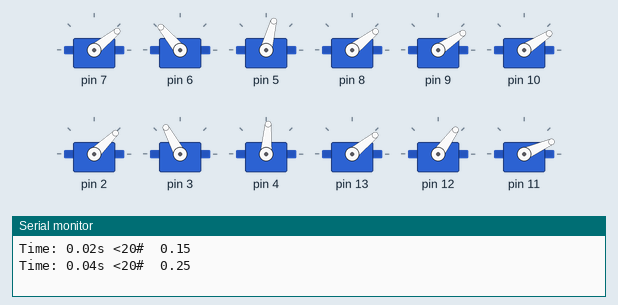
This sketch was run on a simulated Arduino Uno, built with avr-gcc and run on an emulated ATmega328P. Shown: 12 × servo, the last lines printed to the serial monitor.

Above: at 0.05 s.
At 0.2 s:
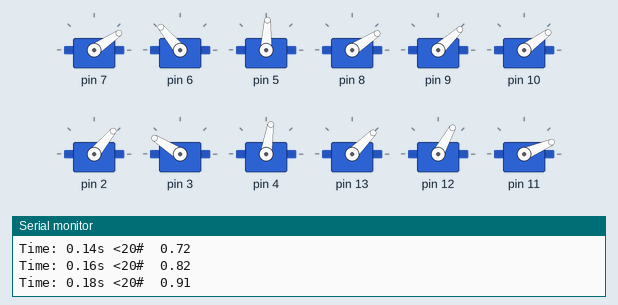
At 0.3 s:
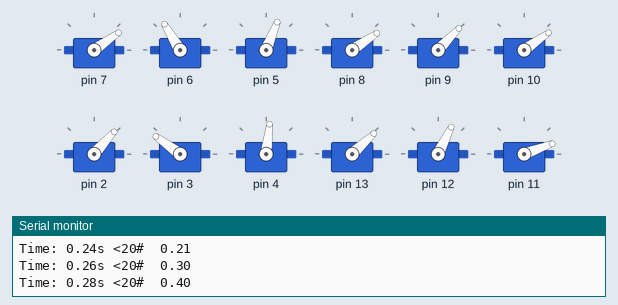
At 0.4 s:
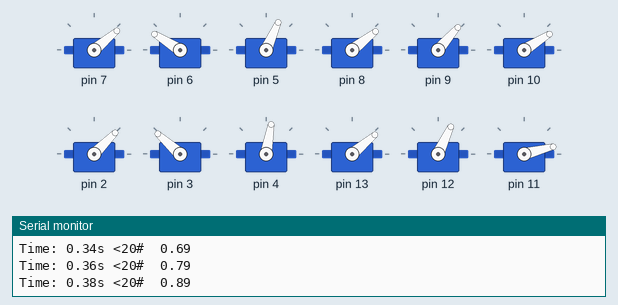
At 0.55 s:
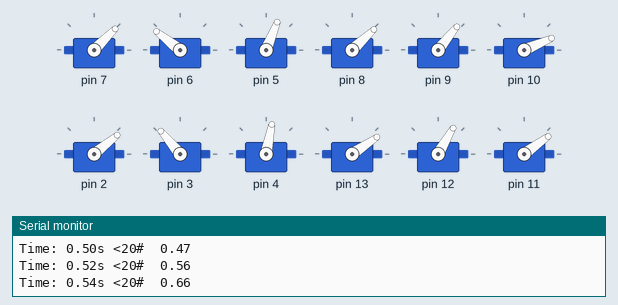
At 0.75 s:
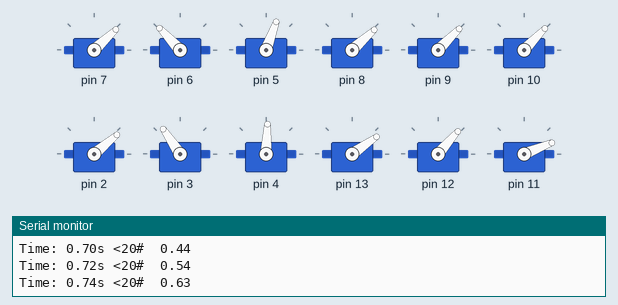
Timing chart, 0 to 3.0 s (numbered marks = the images above):
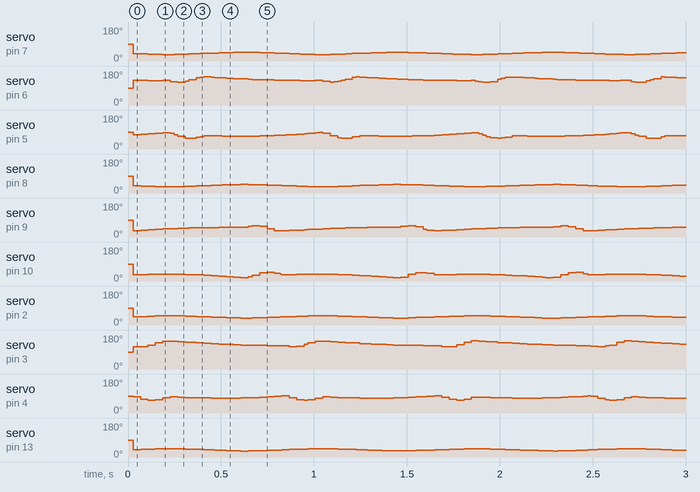

The sketch:

dog.ino
```cpp
#include <Servo.h>
#include <math.h>


#define L1 40
#define L2 100
#define L3 100
#define MAX_GAMMA 50
///VARIABLES SERVOMOTORES
#define MAX_SERVOS 12
#define MAX_PULSE 2500
#define MIN_PULSE 560
Servo Servos[MAX_SERVOS];


//VARIABLES PARA CONTROLAR EL TIEMPO
unsigned long previousMillis = 0;
const long interval = 20;
unsigned long loopTime;
unsigned long previousLooptime;
double t;

struct angles {
  double tetta;
  double alpha;
  double gamma;
};////vector
struct coordinates {
  double x4;
  double y4;
  double z4;
};
struct coordinates coord0;
struct coordinates step_coord;
struct coordinates coordFR;
struct coordinates coordFL;
struct coordinates coordBR;
struct coordinates coordBL;
int pulse0, pulse1, pulse2, pulse3, pulse4, pulse5, pulse6, pulse7, pulse8, pulse9, pulse10, pulse11;

char a;
int pulse;
float angle = 0;
float lateralGain;
double incremento;

void setup() {
  // put your setup code here, to run once:
  Serial.begin(115200);

  connectServos();
  coord0.x4 = -170;
  coord0.y4 = 30;
  coord0.z4 = -60;

  coordFR = coord0;
  coordFL = coord0;
  coordBR = coord0;
  coordBL = coord0;
}

void loop() {
  // put your main code here, to run repeatedly

  lateralGain = 20;//lateral inclination
  incremento = 0.0001;//speed up the loop.
  for (double i = 0 ; i <= 0.99 ; i = i + incremento) {//BR leg up
    unsigned long currentMillis = millis();
    if (currentMillis - previousMillis >= interval) {
      // save the last time you blinked the LED
      previousMillis = currentMillis;
      t = float(currentMillis) / 1000;
      /////////cuenta el tiempo que tarda el bucle en ejecutarse
      loopTime = currentMillis - previousLooptime;
      Serial.print("Time: ");
      Serial.print(t);
      Serial.print("s <");
      Serial.print(loopTime);
      Serial.print("#");
      Serial.print("\t");
      previousLooptime = currentMillis;
      Serial.print(i);Serial.println("\t");

      step_coord = _step(i , 'u');//BR
      coordBR.x4 =  coord0.x4 + step_coord.x4;
      coordBR.y4 =  coord0.y4 + lateralGain*i;
      coordBR.z4 =  coord0.z4 + step_coord.z4;

      step_coord = _step(i + 2 , 'd'); //FR
      coordFR.x4 =  coord0.x4 + step_coord.x4;
      coordFR.y4 =  coord0.y4 + lateralGain*i;
      coordFR.z4 =  coord0.z4 + step_coord.z4;

      step_coord = _step(i + 1, 'd');//BL
      coordBL.x4 =  coord0.x4 + step_coord.x4;
      coordBL.y4 =  coord0.y4 - lateralGain*i;
      coordBL.z4 =  coord0.z4 + step_coord.z4;

      step_coord = _step(i , 'd');//FL
      coordFL.x4 =  coord0.x4 + step_coord.x4;
      coordFL.y4 =  coord0.y4 - lateralGain*i;
      coordFL.z4 =  coord0.z4 + step_coord.z4;


      moveServos(coordFR, coordFL, coordBR, coordBL);
    }
  }
  for (double i = 0 ; i <= 0.99 ; i = i + incremento) {//FR leg up
    unsigned long currentMillis = millis();
    if (currentMillis - previousMillis >= interval) {
      // save the last time you blinked the LED
      previousMillis = currentMillis;
      t = float(currentMillis) / 1000;
      /////////cuenta el tiempo que tarda el bucle en ejecutarse
      loopTime = currentMillis - previousLooptime;
      Serial.print("Time: ");
      Serial.print(t);
      Serial.print("s <");
      Serial.print(loopTime);
      Serial.print("#");
      Serial.print("\t");
      previousLooptime = currentMillis;
      Serial.print(i);Serial.println("\t");

      step_coord = _step(i , 'd');//BR
      coordBR.x4 =  coord0.x4 + step_coord.x4;
      coordBR.y4 =  coord0.y4 + lateralGain*(1-i);
      coordBR.z4 =  coord0.z4 + step_coord.z4;

      step_coord = _step(i , 'u');//FR
      coordFR.x4 =  coord0.x4 + step_coord.x4;
      coordFR.y4 =  coord0.y4 + lateralGain*(1-i);
      coordFR.z4 =  coord0.z4 + step_coord.z4;

      step_coord = _step(i + 2 , 'd'); //BL
      coordBL.x4 =  coord0.x4 + step_coord.x4;
      coordBL.y4 =  coord0.y4 - lateralGain*(1-i);
      coordBL.z4 =  coord0.z4 + step_coord.z4;

      step_coord = _step(i + 1 , 'd');//FL
      coordFL.x4 =  coord0.x4 + step_coord.x4;
      coordFL.y4 =  coord0.y4 - lateralGain*(1-i);
      coordFL.z4 =  coord0.z4 + step_coord.z4;

      moveServos(coordFR, coordFL, coordBR, coordBL);
    }
  }
  for (double i = 0 ; i <= 0.99 ; i = i + incremento) {//BL leg up
    unsigned long currentMillis = millis();
    if (currentMillis - previousMillis >= interval) {
      // save the last time you blinked the LED
      previousMillis = currentMillis;
      t = float(currentMillis) / 1000;
      /////////cuenta el tiempo que tarda el bucle en ejecutarse
      loopTime = currentMillis - previousLooptime;
      Serial.print("Time: ");
      Serial.print(t);
      Serial.print("s <");
      Serial.print(loopTime);
      Serial.print("#");
      Serial.print("\t");
      previousLooptime = currentMillis;
      Serial.print(i);Serial.println("\t");

      step_coord = _step(i + 1 , 'd');//BR
      coordBR.x4 =  coord0.x4 + step_coord.x4;
      coordBR.y4 =  coord0.y4 - lateralGain*i;
      coordBR.z4 =  coord0.z4 + step_coord.z4;

      step_coord = _step(i , 'd');//FR
      coordFR.x4 =  coord0.x4 + step_coord.x4;
      coordFR.y4 =  coord0.y4 - lateralGain*i;
      coordFR.z4 =  coord0.z4 + step_coord.z4;

      step_coord = _step(i , 'u');//BL
      coordBL.x4 =  coord0.x4 + step_coord.x4;
      coordBL.y4 =  coord0.y4 + lateralGain*i;
      coordBL.z4 =  coord0.z4 + step_coord.z4;

      step_coord = _step(i + 2 , 'd'); //FL
      coordFL.x4 =  coord0.x4 + step_coord.x4;
      coordFL.y4 =  coord0.y4 + lateralGain*i;
      coordFL.z4 =  coord0.z4 + step_coord.z4;

      moveServos(coordFR, coordFL, coordBR, coordBL);
    }
  }
  for (double i = 0 ; i <= 0.99 ; i = i + incremento) {//FL leg up
    unsigned long currentMillis = millis();
    if (currentMillis - previousMillis >= interval) {
      // save the last time you blinked the LED
      previousMillis = currentMillis;
      t = float(currentMillis) / 1000;
      /////////cuenta el tiempo que tarda el bucle en ejecutarse
      loopTime = currentMillis - previousLooptime;
      Serial.print("Time: ");
      Serial.print(t);
      Serial.print("s <");
      Serial.print(loopTime);
      Serial.print("#");
      Serial.print("\t");
      previousLooptime = currentMillis;
      Serial.print(i);Serial.println("\t");

      step_coord = _step(i + 2 , 'd'); //BR
      coordBR.x4 =  coord0.x4 + step_coord.x4;
      coordBR.y4 =  coord0.y4 - lateralGain*(1-i);
      coordBR.z4 =  coord0.z4 + step_coord.z4;

      step_coord = _step(i + 1, 'd');//FR
      coordFR.x4 =  coord0.x4 + step_coord.x4;
      coordFR.y4 =  coord0.y4 - lateralGain*(1-i);
      coordFR.z4 =  coord0.z4 + step_coord.z4;

      step_coord = _step(i , 'd');//BL
      coordBL.x4 =  coord0.x4 + step_coord.x4;
      coordBL.y4 =  coord0.y4 + lateralGain*(1-i);
      coordBL.z4 =  coord0.z4 + step_coord.z4;

      step_coord = _step(i , 'u');//FL
      coordFL.x4 =  coord0.x4 + step_coord.x4;
      coordFL.y4 =  coord0.y4 + lateralGain*(1-i);
      coordFL.z4 =  coord0.z4 + step_coord.z4;

      moveServos(coordFR, coordFL, coordBR, coordBL);
    }
  }
}


void connectServos() {
  Servos[0].attach(7);//FR
  Servos[1].attach(6);//0=2500
  Servos[2].attach(5);

  Servos[3].attach(8);//FL
  Servos[4].attach(9);//0=550
  Servos[5].attach(10);

  Servos[6].attach(2);//BR
  Servos[7].attach(3);//0=2500
  Servos[8].attach(4);

  Servos[9].attach(13);//BL
  Servos[10].attach(12);//0=550
  Servos[11].attach(11);
}


struct coordinates _step( double t , char sig) {
  double x, y;
  float x0, x1, x2, x3, y0, y1, y2, y3;
  float L;
  struct coordinates coord;

  L = 80;
  if (sig == 'u') {
    //BEZIER CURVE WITH 4 POINTS
    x0 = 0;
    y0 = 0;

    x1 = -40;
    y1 = 20;

    x2 = 120;
    y2 = 20;

    x3 = 80;
    y3 = 0;

    coord.z4 = (1 - t) * ((1 - t) * ((1 - t) * x0 + t * x1) + t * ((1 - t) * x1 + t * x2)) +
               t * ((1 - t) * ((1 - t) * x1 + t * x2) + t * ((1 - t) * x2 + t * x3));
    coord.y4 = 0;
    coord.x4 = (1 - t) * ((1 - t) * ((1 - t) * y0 + t * y1) + t * ((1 - t) * y1 + t * y2)) +
               t * ((1 - t) * ((1 - t) * y1 + t * y2) + t * ((1 - t) * y2 + t * y3));
    return coord;

  }
  else if (sig == 'd') {

    coord.z4 = L - L * t / 3;
    coord.y4 = 0;
    coord.x4 = 0;
    return coord;
  }

}


int angleToPulse(double angle, int i) {
  double pulse;
  if (i == 0) {///////FR
    pulse = int(-10.822 * angle) + 925; //pos inicial
  }
  else if (i == 1) {
    pulse = int(-10.822 * angle) + 2350;
  }
  else if (i == 2) {
    pulse = int(-10.822 * angle) + 1000;
  }

  else if (i == 3) {//FL
    pulse = int(10.822 * angle) + 985;
  }
  else if (i == 4) {
    pulse = int(10.822 * angle) + 600;
  }
  else if (i == 5) {
    pulse = int(10.822 * angle) + 1150;
  }

  else if (i == 6) {//BR
    pulse = int(10.822 * angle) + 1025;
  }
  else if (i == 7) {
    pulse = int(-10.822 * angle) + 2325;
  }
  else if (i == 8) {
    pulse = int(-10.822 * angle) + 1100;
  }

  else if (i == 9) {//BL
    pulse = int(-10.822 * angle) + 900;
  }
  else if (i == 10) {
    pulse = int(10.822 * angle) + 710;
  }
  else if (i == 11) {
    pulse = int(10.822 * angle) + 1050;
  }
  return pulse;
}

//it was just for debuging, moving this can destabilize the robot
void keyboardInput() {
  if (Serial.available() > 0) {
    a = Serial.read();
    if (a == 'p') {
      coordFR.x4 = coordFR.x4 + 3;
      coordFL.x4 = coordFL.x4 + 3;
      coordBR.x4 = coordBR.x4 + 3;
      coordBL.x4 = coordBL.x4 + 3;
    }
    else if (a == 'o') {
      coordFR.x4 = coordFR.x4 - 3;
      coordFL.x4 = coordFL.x4 - 3;
      coordBR.x4 = coordBR.x4 - 3;
      coordBL.x4 = coordBL.x4 - 3;
    }

    if (a == 'a') {
      coordFR.z4 = coordFR.z4 + 3;
      coordFL.z4 = coordFL.z4 + 3;
      coordBR.z4 = coordBR.z4 + 3;
      coordBL.z4 = coordBL.z4 + 3;
    }
    else if (a == 's') {
      coordFR.z4 = coordFR.z4 - 3;
      coordFL.z4 = coordFL.z4 - 3;
      coordBR.z4 = coordBR.z4 - 3;
      coordBL.z4 = coordBL.z4 - 3;
    }
  }
}


int moveServos(struct coordinates coordFR , struct coordinates coordFL, struct coordinates coordBR, struct coordinates coordBL) { //  struct angles anglesFR;
  struct angles anglesFR;
  struct angles anglesFL;
  struct angles anglesBR;
  struct angles anglesBL;


  anglesFR = legFR(coordFR.x4 , coordFR.y4 , coordFR.z4);
  anglesFL = legFL(coordFL.x4 , coordFL.y4 , coordFL.z4);
  anglesBR = legBR(coordBR.x4 , coordBR.y4 , coordBR.z4);
  anglesBL = legBL(coordBL.x4 , coordBL.y4 , coordBL.z4);


  pulse0 = angleToPulse(anglesFR.tetta, 0);
  pulse1 = angleToPulse(anglesFR.alpha, 1);
  pulse2 = angleToPulse(anglesFR.gamma, 2);

  pulse3 = angleToPulse(anglesFL.tetta, 3);
  pulse4 = angleToPulse(anglesFL.alpha, 4);
  pulse5 = angleToPulse(anglesFL.gamma, 5);

  pulse6 = angleToPulse(anglesBR.tetta, 6);
  pulse7 = angleToPulse(anglesBR.alpha, 7);
  pulse8 = angleToPulse(anglesBR.gamma, 8);

  pulse9 = angleToPulse(anglesBL.tetta, 9);
  pulse10 = angleToPulse(anglesBL.alpha, 10);
  pulse11 = angleToPulse(anglesBL.gamma, 11);


  Servos[0].writeMicroseconds(pulse0);//initial pos
  Servos[1].writeMicroseconds(pulse1);
  Servos[2].writeMicroseconds(pulse2);

  Servos[3].writeMicroseconds(pulse3);
  Servos[4].writeMicroseconds(pulse4);
  Servos[5].writeMicroseconds(pulse5);

  Servos[6].writeMicroseconds(pulse6);
  Servos[7].writeMicroseconds(pulse7);
  Servos[8].writeMicroseconds(pulse8);

  Servos[9].writeMicroseconds(pulse9);
  Servos[10].writeMicroseconds(pulse10);
  Servos[11].writeMicroseconds(pulse11);
}


//INVERSE KINEMATICS
struct angles legFR(double x4, double y4, double z4) {

  struct angles ang;
  double D;

  D = (square(x4) + square(-y4) - square(L1) + square(z4) - square(L2) - square(L3)) / (2 * L2 * L3);
  //  if (D >= 1){D=1;}
  //  else if (D <= 0){D=0;}
  /////////////////////////////////////////////DOMINIO
  ang.tetta = -atan2(y4, x4) - atan2(sqrt(square(x4) + square(-y4) - square(L1)), -L1);
  ang.gamma = atan2(sqrt(1 - square(D)), D);
  ang.alpha = atan2(z4, sqrt(square(x4) + square(-y4) - square(L1))) - atan2(L3 * sin(ang.gamma), L2 + L3 * cos(ang.gamma));
  ang.tetta = ang.tetta * 360 / (2 * PI) + 270;
  ang.alpha = -ang.alpha * 360 / (2 * PI);
  ang.gamma = ang.gamma * 360 / (2 * PI) - 90;

  //  Serial.print("\t");Serial.print(ang.tetta);Serial.print(" - ");Serial.print(ang.alpha);Serial.print(" - ");Serial.println(ang.gamma);
  if (ang.gamma >= MAX_GAMMA) {
    ang.gamma = MAX_GAMMA;
  }
  return ang;
}

struct angles legFL(double x4, double y4, double z4) {

  struct angles ang;
  double D;

  D = (square(x4) + square(-y4) - square(L1) + square(z4) - square(L2) - square(L3)) / (2 * L2 * L3);
  //  if (D >= 1){D=1;}
  //  else if (D <= 0){D=0;}
  /////////////////////////////////////////////DOMINIO
  ang.tetta = -atan2(y4, x4) - atan2(sqrt(square(x4) + square(-y4) - square(L1)), -L1);
  ang.gamma = atan2(sqrt(1 - square(D)), D);
  ang.alpha = atan2(z4, sqrt(square(x4) + square(-y4) - square(L1))) - atan2(L3 * sin(ang.gamma), L2 + L3 * cos(ang.gamma));
  ang.tetta = ang.tetta * 360 / (2 * PI) + 270;
  ang.alpha = -ang.alpha * 360 / (2 * PI);
  ang.gamma = ang.gamma * 360 / (2 * PI) - 90;

  //  Serial.print("\t");Serial.print(ang.tetta);Serial.print(" - ");Serial.print(ang.alpha);Serial.print(" - ");Serial.println(ang.gamma);
  if (ang.gamma >= MAX_GAMMA) {
    ang.gamma = MAX_GAMMA;
  }
  return ang;
}

struct angles legBR(double x4, double y4, double z4) {

  struct angles ang;
  double D;

  D = (square(x4) + square(-y4) - square(L1) + square(z4) - square(L2) - square(L3)) / (2 * L2 * L3);
  //  if (D >= 1){D=1;}
  //  else if (D <= 0){D=0;}
  /////////////////////////////////////////////DOMINIO
  ang.tetta = -atan2(y4, x4) - atan2(sqrt(square(x4) + square(-y4) - square(L1)), -L1);
  ang.gamma = atan2(sqrt(1 - square(D)), D);
  ang.alpha = atan2(z4, sqrt(square(x4) + square(-y4) - square(L1))) - atan2(L3 * sin(ang.gamma), L2 + L3 * cos(ang.gamma));
  ang.tetta = ang.tetta * 360 / (2 * PI) + 270;
  ang.alpha = -ang.alpha * 360 / (2 * PI);
  ang.gamma = ang.gamma * 360 / (2 * PI) - 90;

  //  Serial.print("\t");Serial.print(ang.tetta);Serial.print(" - ");Serial.print(ang.alpha);Serial.print(" - ");Serial.println(ang.gamma);
  if (ang.gamma >= MAX_GAMMA) {
    ang.gamma = MAX_GAMMA;
  }

  return ang;
}

struct angles legBL(double x4, double y4, double z4) {

  struct angles ang;
  double D;

  D = (square(x4) + square(-y4) - square(L1) + square(z4) - square(L2) - square(L3)) / (2 * L2 * L3);
  //  if (D >= 1){D=1;}
  //  else if (D <= 0){D=0;}
  /////////////////////////////////////////////DOMINIO
  ang.tetta = -atan2(y4, x4) - atan2(sqrt(square(x4) + square(-y4) - square(L1)), -L1);
  ang.gamma = atan2(sqrt(1 - square(D)), D);
  ang.alpha = atan2(z4, sqrt(square(x4) + square(-y4) - square(L1))) - atan2(L3 * sin(ang.gamma), L2 + L3 * cos(ang.gamma));
  ang.tetta = ang.tetta * 360 / (2 * PI) + 270;
  ang.alpha = -ang.alpha * 360 / (2 * PI);
  ang.gamma = ang.gamma * 360 / (2 * PI) - 90;

  //  Serial.print("\t");Serial.print(ang.tetta);Serial.print(" - ");Serial.print(ang.alpha);Serial.print(" - ");Serial.println(ang.gamma);
  if (ang.gamma >= MAX_GAMMA) {
    ang.gamma = MAX_GAMMA;
  }
  return ang;
}
```
